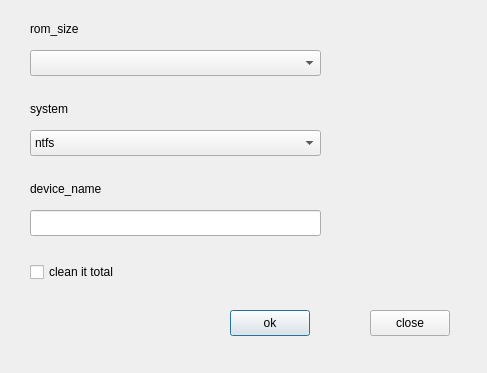
<?xml version="1.0" encoding="UTF-8"?>
<ui version="4.0">
 <class>Format_Dialog</class>
 <widget class="QDialog" name="Format_Dialog">
  <property name="geometry">
   <rect>
    <x>0</x>
    <y>0</y>
    <width>487</width>
    <height>373</height>
   </rect>
  </property>
  <property name="windowTitle">
   <string>Dialog</string>
  </property>
  <widget class="QLabel" name="label_rom_size">
   <property name="geometry">
    <rect>
     <x>30</x>
     <y>20</y>
     <width>151</width>
     <height>18</height>
    </rect>
   </property>
   <property name="text">
    <string>rom_size</string>
   </property>
  </widget>
  <widget class="QLabel" name="label_system">
   <property name="geometry">
    <rect>
     <x>30</x>
     <y>100</y>
     <width>151</width>
     <height>18</height>
    </rect>
   </property>
   <property name="text">
    <string>system</string>
   </property>
  </widget>
  <widget class="QComboBox" name="comboBox_system">
   <property name="geometry">
    <rect>
     <x>30</x>
     <y>130</y>
     <width>291</width>
     <height>26</height>
    </rect>
   </property>
   <item>
    <property name="text">
     <string>ntfs</string>
    </property>
   </item>
   <item>
    <property name="text">
     <string>vfat</string>
    </property>
   </item>
   <item>
    <property name="text">
     <string>ext4</string>
    </property>
   </item>
  </widget>
  <widget class="QLabel" name="label_device_name">
   <property name="geometry">
    <rect>
     <x>30</x>
     <y>180</y>
     <width>151</width>
     <height>18</height>
    </rect>
   </property>
   <property name="text">
    <string>device_name</string>
   </property>
  </widget>
  <widget class="QLineEdit" name="lineEdit_device_name">
   <property name="geometry">
    <rect>
     <x>30</x>
     <y>210</y>
     <width>291</width>
     <height>26</height>
    </rect>
   </property>
  </widget>
  <widget class="QCheckBox" name="checkBox_clean_or_not">
   <property name="geometry">
    <rect>
     <x>30</x>
     <y>260</y>
     <width>291</width>
     <height>24</height>
    </rect>
   </property>
   <property name="text">
    <string>clean it total</string>
   </property>
  </widget>
  <widget class="QPushButton" name="pushButton_ok">
   <property name="geometry">
    <rect>
     <x>230</x>
     <y>310</y>
     <width>80</width>
     <height>26</height>
    </rect>
   </property>
   <property name="text">
    <string>ok</string>
   </property>
  </widget>
  <widget class="QPushButton" name="pushButton_close">
   <property name="geometry">
    <rect>
     <x>370</x>
     <y>310</y>
     <width>80</width>
     <height>26</height>
    </rect>
   </property>
   <property name="text">
    <string>close</string>
   </property>
  </widget>
  <widget class="QComboBox" name="comboBox_rom_size">
   <property name="geometry">
    <rect>
     <x>30</x>
     <y>50</y>
     <width>291</width>
     <height>26</height>
    </rect>
   </property>
  </widget>
 </widget>
 <resources/>
 <connections/>
</ui>
